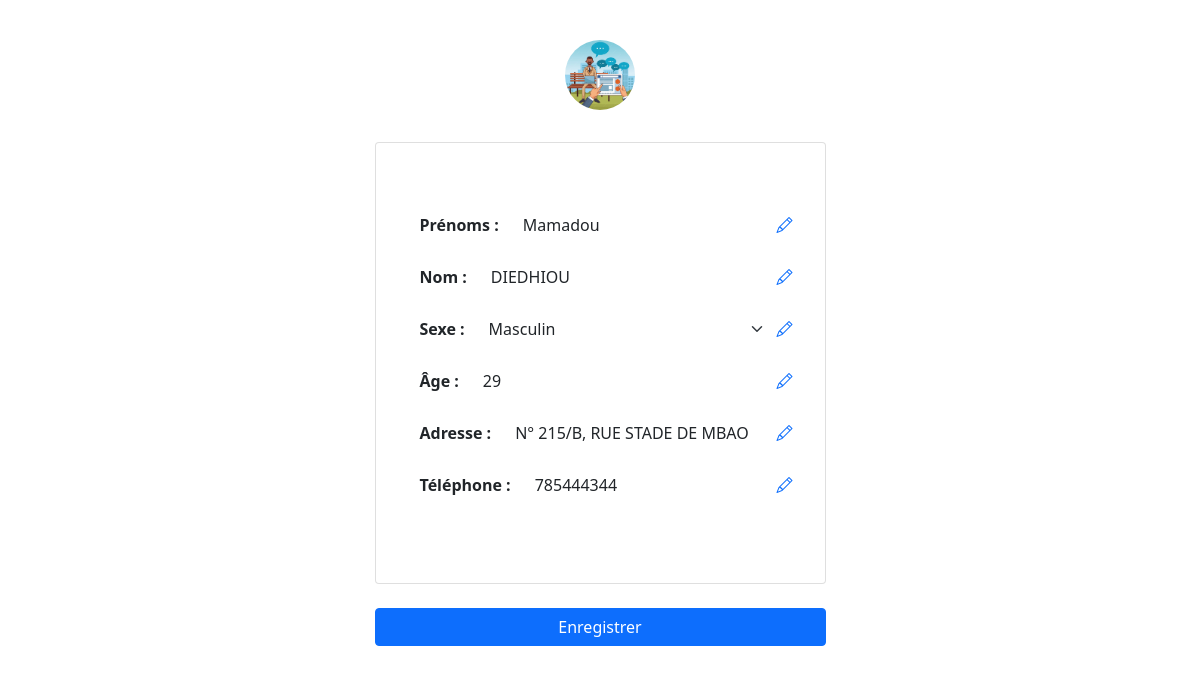
The page /patient/1/ (signed in) on the database its author committed.
### rendezvous/models.py (models this page shows, shortened)
class Patient(models.Model):
    SEXE_CHOICES = [
        ('M', 'Masculin'),
        ('F', 'Féminin'),
        ]
    user = models.ForeignKey(User, on_delete=models.CASCADE, related_name="patients")
    prenom = models.CharField(max_length=100, verbose_name="Prénom")
    nom = models.CharField(max_length=100, verbose_name="Nom")
    sexe = models.CharField(max_length=1, choices=SEXE_CHOICES, verbose_name="Sexe")
    age = models.PositiveIntegerField(verbose_name="Âge", default=0)  # Âge du patient (doit être positif)
    adresse = models.CharField(max_length=255, verbose_name="Adresse")
    telephone = models.CharField(max_length=15, unique=True, verbose_name="Téléphone")

### rendezvous/views.py (the view)
# urls.py: path('patient/<int:patient_pk>/', detail_patient, name='detail_patient'),
@login_required(login_url="login")
def detail_patient(request, patient_pk): # C'est une modification en même temps
    patient = get_object_or_404(Patient, pk=patient_pk)
    if request.method == "POST":
        form_p = PatientForm(request.POST, instance=patient)
        if form_p.is_valid():
            form_p.save()  # Enregistrer les modifications
            """ messages.success(request, 'Les informations du patient ont été mises à jour avec succès.') """
            return redirect('list_patients')  # Redirige vers la liste des patients
    else:
        form_p = PatientForm(instance=patient)  # Préremplir le formulaire pour l'édition
    return render(request, "patients/detail_patient.html", {'form_p': form_p, 'patient': patient})

### rendezvous/forms.py (shortened to what this page needs)
class PatientForm(forms.ModelForm):
    class Meta:
        model = Patient
        fields = ['prenom', 'nom', 'sexe', 'age', 'adresse', 'telephone']
        widgets = {
            'prenom': forms.TextInput(attrs={'class': 'form-control', 'placeholder': 'Prénom'}),
            'nom': forms.TextInput(attrs={'class': 'form-control', 'placeholder': 'Nom'}),
            'sexe': forms.Select(attrs={'class': 'form-select'}, choices=Patient.SEXE_CHOICES),
            'age': forms.NumberInput(attrs={'class': 'form-control', 'placeholder': 'Âge'}),
            'adresse': forms.TextInput(attrs={'class': 'form-control', 'placeholder': 'Adresse'}),
            'telephone': forms.TextInput(attrs={'class': 'form-control', 'placeholder': 'Téléphone'}),
        }

### templates/patients/detail_patient.html (shortened to what this page needs)
{% load static %}
<!DOCTYPE html>
<html lang="en">
<head>
    <link href="https://cdn.jsdelivr.net/npm/bootstrap@5.0.2/dist/css/bootstrap.min.css" rel="stylesheet">
    <link href="https://cdn.jsdelivr.net/npm/bootstrap-icons@1.10.5/font/bootstrap-icons.css" rel="stylesheet">
</head>
<body>
    <div class="container mt-4">
        <div class="row">
            <div class="col-12 text-center my-3">
                <img src="{% static 'images/rv_imzge.jpg' %}" class="rounded-circle mx-auto d-block" alt="Patient" width="70" height="70">
            </div>
        </div>
        <div class="row justify-content-center mt-3">
            <div class="col-md-5">
                <form method="POST">
                    <div class="card">
                        <div class="card-body my-5 mx-3">
                            <div class="row mb-3">
                                <div class="col-12 d-flex align-items-center justify-content-between">
                                    <span class="input-group-text border-0 fw-bolder" style="background-color: transparent;">
                                        Prénoms :
                                    </span>
                                    <input type="text" class="form-control border-0" name="prenom" value="{{ patient.prenom }}" required>
                                    <a href="#" class="ms-auto text-decoration-none">
                                        <i class="bi bi-pencil"></i>
                                    </a>
                                </div>
                            </div>
                            <div class="row mb-3">
                                <div class="col-12 d-flex align-items-center justify-content-between">
                                    <span class="input-group-text border-0 fw-bolder" style="background-color: transparent;">
                                        Nom :
                                    </span>
                                    <input type="text" class="form-control border-0" name="nom" value="{{ patient.nom }}" required>
                                    <a href="#" class="ms-auto text-decoration-none">
                                        <i class="bi bi-pencil"></i>
                                    </a>
                                </div>
                            </div>
                            <div class="row mb-3">
                                <div class="col-12 d-flex align-items-center justify-content-between">
                                    <span class="input-group-text border-0 fw-bolder" style="background-color: transparent;">
                                        Sexe :
                                    </span>
                                    <select class="form-select border-0" name="sexe" required>
                                        <option value="M" {% if patient.sexe == "M" %}selected{% endif %}>Masculin</option>
                                    </select>
                                    <a href="#" class="ms-auto text-decoration-none">
                                        <i class="bi bi-pencil"></i>
                                    </a>
                                </div>
                            </div>
                            <div class="row mb-3">
                                <div class="col-12 d-flex align-items-center justify-content-between">
                                    <span class="input-group-text border-0 fw-bolder" style="background-color: transparent;">
                                        Âge :
                                    </span>
                                    <input type="tel" class="form-control border-0" name="age" value="{{ patient.age }}" required>
                                    <a href="#" class="ms-auto text-decoration-none">
                                        <i class="bi bi-pencil"></i>
                                    </a>
                                </div>
                            </div>
                            <div class="row mb-3">
                                <div class="col-12 d-flex align-items-center justify-content-between">
                                    <span class="input-group-text border-0 fw-bolder" style="background-color: transparent;">
                                        Adresse :
                                    </span>
                                    <input type="text" class="form-control border-0" name="adresse" value="{{ patient.adresse }}" required>
                                    <a href="#" class="ms-auto text-decoration-none">
                                        <i class="bi bi-pencil"></i>
                                    </a>
                                </div>
                            </div>
                            <div class="row mb-3">
                                <div class="col-12 d-flex align-items-center justify-content-between">
                                    <span class="input-group-text border-0 fw-bolder" style="background-color: transparent;">
                                        Téléphone :
                                    </span>
                                    <input type="tel" class="form-control border-0" name="telephone" value="{{ patient.telephone }}" required>
                                    <a href="#" class="ms-auto text-decoration-none">
                                        <i class="bi bi-pencil"></i>
                                    </a>
                                </div>
                            </div>
                        </div>
                    </div>
                    <div class="row justify-content-center mt-3">
                        <div class="col-md-12 mt-2">
                            <button type="submit" class="btn btn-primary w-100">Enregistrer</button>
                        </div>
                    </div>
                </form>
            </div>
        </div>
    </div>
</body>
</html>

### rows shown on the page
Patient: prenom "Mamadou", nom "DIEDHIOU", sexe "Masculin", age "29", adresse "N° 215/B, RUE STADE DE MBAO", telephone "785444344"
